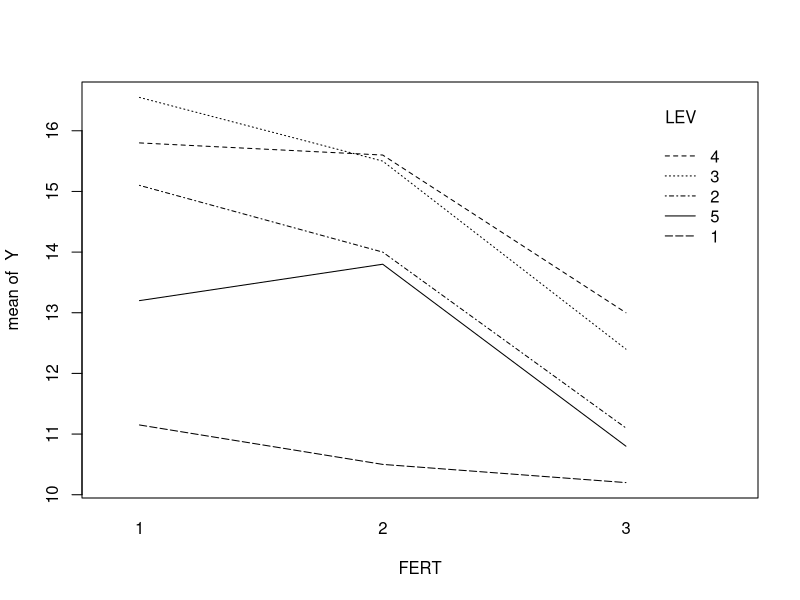

This chart was generated by the following R code:
## ---- chunk 1
Y<-c(10.1,12.2,15.1,16.2,16.9,15.8,13.2,10.5,13.6,14.4,15.5,15.6,13.8,11.0,9.4,11.1,12.4,13.0,10.8)
FERT<-factor(c(rep(1,7),rep(2,6),rep(3,6)))
LEV<-factor(c(1,1,2,3,3,4,5,1,2,2,3,4,5,1,1,2,3,4,5))
data<-data.frame(FERT,LEV,Y)
print(data)
## ---- chunk 2
interaction.plot(FERT, LEV, Y)
## ---- chunk 3
model<-lm(Y~FERT*LEV, contrasts=list(FERT=contr.sum,LEV=contr.sum))
summary(model)
## ---- chunk 4
library(car)
Anova(lm( Y ~ FERT * LEV),type=2)
## ---- chunk 5
Anova(lm( Y ~ LEV*FERT),type=2)
## ---- chunk 6
Anova(lm( Y ~ FERT * LEV),type=3)
## ---- chunk 7
anova(lm( Y ~ FERT * LEV))
## ---- chunk 8
anova(lm( Y ~ LEV*FERT))
